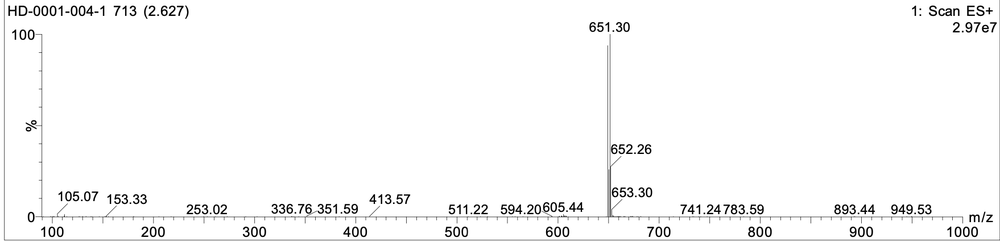
#> input picture data/test_data.png, 1000 x 242 px, shrunk from 1758 x 426 before the run
$ python script_baidu.py
#> lines starting #> are read from the running program, lines starting #| are printed output that depends on the picture; after the words box and inside, x2 and y2 are one past the last pixel; in counts of white or black regions, pixels touching at a corner belong together

# ocr_numbers.py (updated with ignore_bottom_pct)
import cv2
import pytesseract
import numpy as np
import pandas as pd
import argparse
from dataclasses import dataclass
from typing import List, Tuple, Optional

@dataclass
class NumberBox:
    text: str
    left: int
    top: int
    width: int
    height: int
    conf: float

    @property
    def right(self) -> int:
        return self.left + self.width

    @property
    def bottom(self) -> int:
        return self.top + self.height

    @property
    def center(self) -> Tuple[int, int]:
        return (self.left + self.width // 2, self.top + self.height // 2)


def _preprocess(img_bgr: np.ndarray) -> np.ndarray:
    gray = cv2.cvtColor(img_bgr, cv2.COLOR_BGR2GRAY)
    gray = cv2.bilateralFilter(gray, d=7, sigmaColor=50, sigmaSpace=50)
    thr = cv2.adaptiveThreshold(
        gray, 255, cv2.ADAPTIVE_THRESH_GAUSSIAN_C, cv2.THRESH_BINARY, 31, 2
    )
    kernel = cv2.getStructuringElement(cv2.MORPH_RECT, (1, 1))
    thr = cv2.morphologyEx(thr, cv2.MORPH_OPEN, kernel, iterations=1)
    return thr


def _ocr_boxes(img: np.ndarray, allow_scientific: bool = True, psm: int = 6) -> List[NumberBox]:
    whitelist = "0123456789.-"
    if allow_scientific:
        whitelist += "eE+"
    config = f'--oem 3 --psm {psm} -c tessedit_char_whitelist={whitelist}'
    df = pytesseract.image_to_data(img, config=config, output_type=pytesseract.Output.DATAFRAME)
    df = df.dropna(subset=["text"])
    mask = df["text"].str.fullmatch(r"[0-9][0-9eE+\-\.]*")
    df = df[mask].copy()

    boxes: List[NumberBox] = []
    for _, r in df.iterrows():
        try:
            conf = float(r["conf"])
        except Exception:
            conf = -1.0
        boxes.append(NumberBox(
            text=str(r["text"]),
            left=int(r["left"]),
            top=int(r["top"]),
            width=int(r["width"]),
            height=int(r["height"]),
            conf=conf,
        ))
    return boxes


# [39 lines left out: functions _merge_adjacent, _valid_number, not called in this run]


def detect_numbers(
    image_path: str,
    allow_scientific: bool = True,
    visualize: bool = False,
    out_image_path: Optional[str] = None,
    ignore_bottom_pct: int = 0,
):
#> called with image_path = 'data/test_data.png', allow_scientific = True, visualize = True, out_image_path = './result/test_noignore.png', ignore_bottom_pct = 0
    img = cv2.imread(image_path)
#> img is the input picture: shape (242, 1000, 3); min 0, max 255, mean 248.5
    if img is None:
        raise FileNotFoundError(f"Cannot read image: {image_path}")

    H, W = img.shape[:2]
#> H = 242; W = 1000
    cutoff_y = H * (1.0 - max(0, min(100, ignore_bottom_pct)) / 100.0)
#> cutoff_y = 242

    prep = _preprocess(img)
#> in _preprocess, `thr = cv2.adaptiveThreshold( gray, 255, cv2.ADAPTIVE_THRESH_GAUSSIAN_C..`:
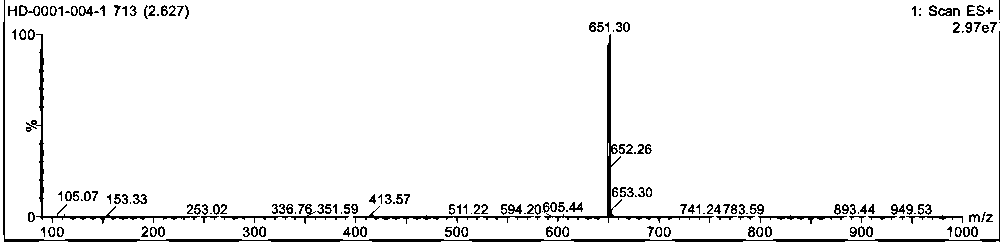
#> thr: shape (242, 1000); 95% white; 178 black regions (33 under 20 px), largest, box (x1, y1, x2, y2) and area: (3, 0, 1000, 242) 3065, (544, 34, 714, 223) 1213, (26, 34, 200, 224) 1097
    raw = _ocr_boxes(prep, allow_scientific=allow_scientific)
    merged = _merge_adjacent(raw, x_gap=6, y_align=6)

    final_boxes = []
    for b in merged:
        if not _valid_number(b.text, allow_scientific=allow_scientific):
            continue
        cy = b.center[1]
        if cy >= cutoff_y:
            continue
        final_boxes.append(b)

    rows = []
    for b in final_boxes:
        cx, cy = b.center
        rows.append({
            "text": b.text,
            "left": b.left,
            "top": b.top,
            "width": b.width,
            "height": b.height,
            "center_x": cx,
            "center_y": cy,
            "conf": b.conf,
        })

    df = pd.DataFrame(rows).sort_values(by=["top", "left"]).reset_index(drop=True)

    if visualize:
        vis = img.copy()
        for _, r in df.iterrows():
            pt1 = (int(r["left"]), int(r["top"]))
            pt2 = (int(r["left"] + r["width"]), int(r["top"] + r["height"]))
            cv2.rectangle(vis, pt1, pt2, (0, 0, 255), 2)
            cv2.putText(vis, r["text"], (pt1[0], max(0, pt1[1] - 5)), cv2.FONT_HERSHEY_SIMPLEX, 0.6, (0, 0, 255), 1, cv2.LINE_AA)
        if out_image_path:
            cv2.imwrite(out_image_path, vis)

    return df


if __name__ == "__main__":
#> (the run stopped early here; a loop or call above may not have finished)
